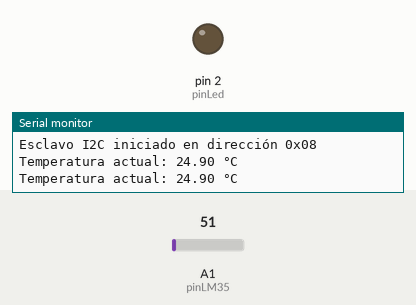
This sketch was run on a simulated Arduino Uno, built with avr-gcc and run on an emulated ATmega328P. Parts: output pins drawn as LEDs (lit = HIGH), the last lines printed to the serial monitor. The inputs (shaded band) are chosen by the test bench; at power-on: A1 (pinLM35) = 51.

Above: at 2.8 s.
2.9 s: A1 (pinLM35) set to 58
4.4 s: A1 (pinLM35) set to 67
At 6.2 s:
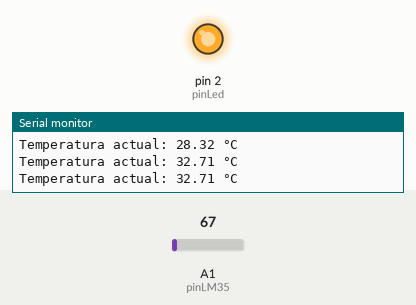
6.5 s: A1 (pinLM35) set to 61
At 7.8 s:
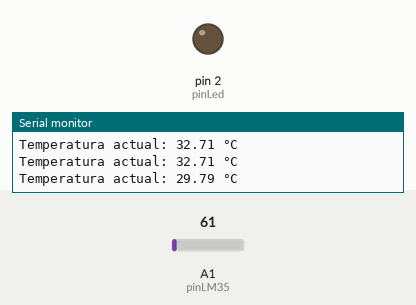
8.5 s: A1 (pinLM35) set to 71
At 9.3 s:
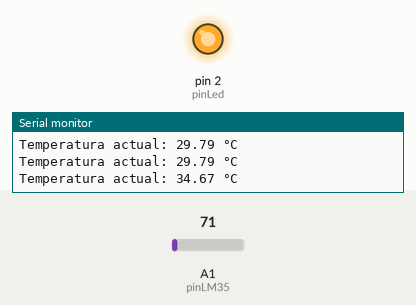
Timing chart, 0 to 11.5 s (numbered marks = the images above; inputs shaded):
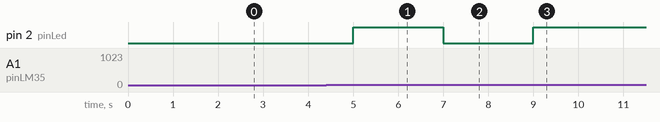

The sketch:

i2c.ino
```cpp
#include <Wire.h>

// Pin de conexión del LM35 y del LED
const int pinLM35 = A1;
const int pinLed  = 2;

// Dirección I2C del esclavo
const byte I2C_ADDRESS = 0x08;

// Umbral de temperatura en grados Celsius
const float TEMP_UMBRAL = 30.0;

// Variable global para almacenar la última temperatura leída
float temperatura = 0.0;

unsigned long previousMillis = 0;
const unsigned long intervalo = 1000; // 1 segundo

void setup() {
  Serial.begin(9600);
  pinMode(pinLed, OUTPUT);

  // Inicializar el esclavo I2C
  Wire.begin(I2C_ADDRESS);
  Wire.onRequest(enviarTemperatura); // Cuando el maestro solicita datos

  Serial.println("Esclavo I2C iniciado en dirección 0x08");
}

void loop() {
  unsigned long currentMillis = millis();

  // Cada segundo lee el sensor y actualiza la temperatura
  if (currentMillis - previousMillis >= intervalo) {
    previousMillis = currentMillis;

    // Leer el valor analógico del LM35
    int valorAnalogico = analogRead(pinLM35);

    // Convertir a temperatura (10 mV/°C)
    temperatura = (valorAnalogico * 5.0 * 100.0) / 1024.0;

    // Mostrar temperatura en el monitor serial
    Serial.print("Temperatura actual: ");
    Serial.print(temperatura);
    Serial.println(" °C");

    // Encender o apagar el LED según el umbral
    digitalWrite(pinLed, temperatura >= TEMP_UMBRAL ? HIGH : LOW);
  }
}

// Función llamada automáticamente cuando el maestro solicita datos
// Su objetivo es enviar la temperatura a través de I2C al Maestro
void enviarTemperatura() {
  // Convertir la temperatura a cadena con 2 decimales
  char buffer[10];
  dtostrf(temperatura, 5, 2, buffer);
  Wire.write(buffer);
}
```

Measured:
- the behaviour switches between 61 and 62 on A1 (pinLM35) (found by bisection; images 0 and 1)
- after the input at 4.4 s, pin 2 (pinLed): LOW → HIGH after 0.60 s
- after the input at 6.5 s, pin 2 (pinLed): HIGH → LOW after 0.50 s
- after the input at 8.5 s, pin 2 (pinLed): LOW → HIGH after 0.50 s
